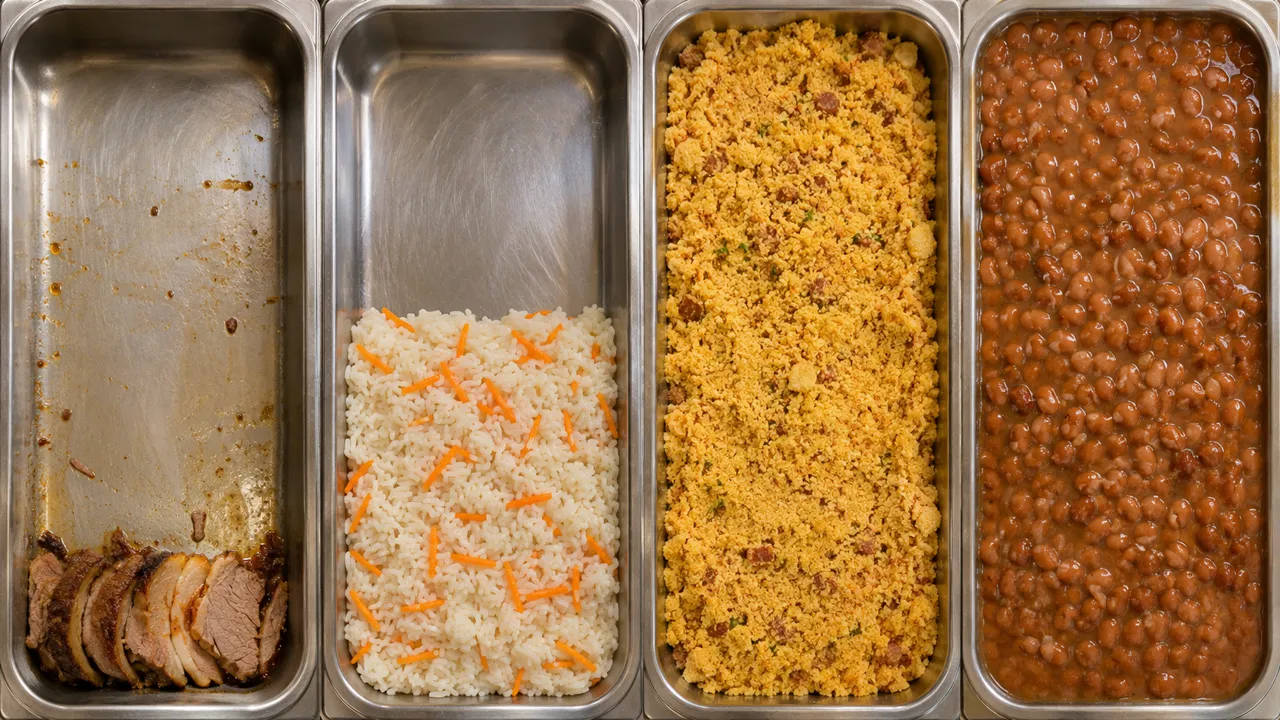
#> input picture site/img/cubas-exemplo.webp, 1280 x 720 px
$ python anotar_passo2.py ../site/img/cubas-exemplo.webp ../site/img/passo-1-mesas.webp
#> lines starting #> are read from the running program, lines starting #| are printed output that depends on the picture; after the words box and inside, x2 and y2 are one past the last pixel; in counts of white or black regions, pixels touching at a corner belong together
"""Imagem do passo 02: foto do prato (gerada por IA, sem marcações) com a leitura de cores REAL do site por cima.
Porta para Python a função classify() de site/js/prato.js e aplica no prato; as porcentagens da legenda saem desse cálculo.
Uso: python anotar_passo2.py <foto.png> <saida.jpg>"""
import sys, cv2, numpy as np
from PIL import Image, ImageDraw, ImageFont
foto, saida = sys.argv[1], sys.argv[2]
im = np.asarray(Image.open(foto).convert("RGB")).astype(np.float32); H, W = im.shape[:2]
# acha o prato: maior círculo claro (Hough)
g = cv2.medianBlur(cv2.cvtColor(im.astype(np.uint8), cv2.COLOR_RGB2GRAY), 7)
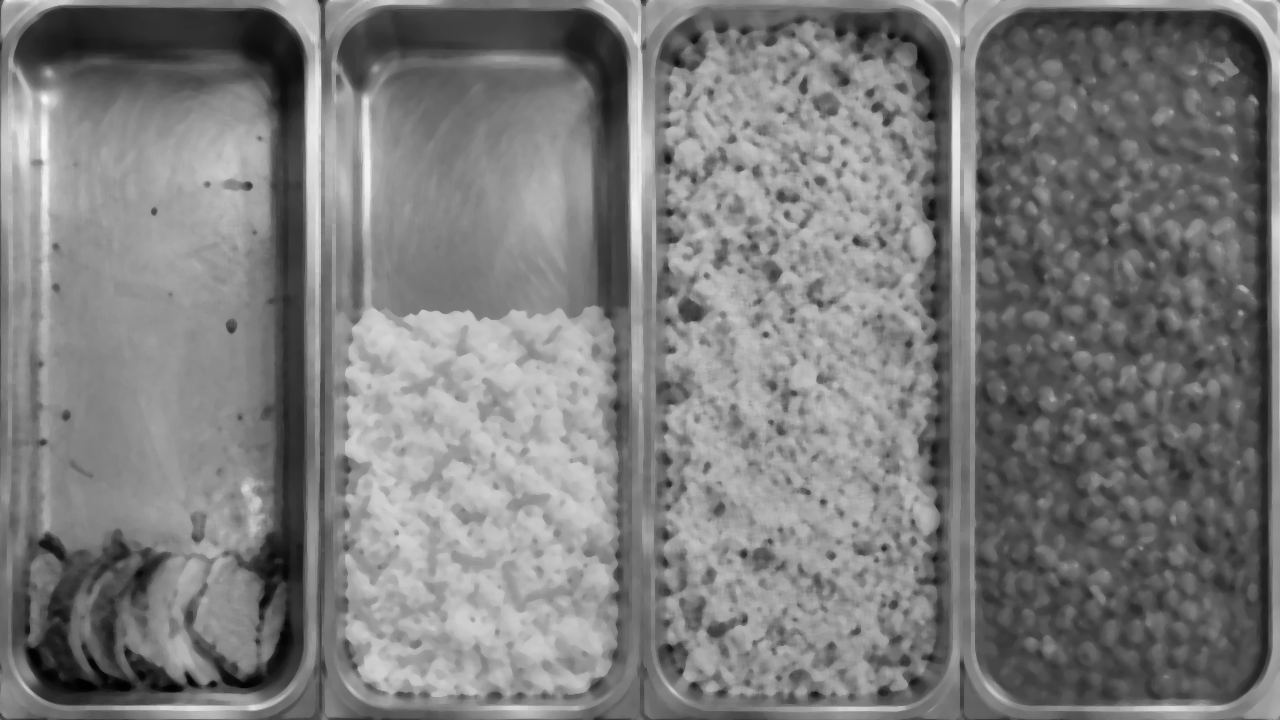
#> g: shape (720, 1280); min 1, max 250, mean 123.4
c = cv2.HoughCircles(g, cv2.HOUGH_GRADIENT, dp=1.5, minDist=W, param1=120, param2=60, minRadius=int(W * 0.30), maxRadius=int(W * 0.55))
#> c = [[653.2, 93.75, 625.5]]
assert c is not None, "prato não encontrado"
cx, cy, r = c[0][0]; r *= 0.92                                   # mesma ideia do RAIO_PCT = 92% do site
#> after `cx, cy, r = c[0][0]`: cx = 653.2; cy = 93.75; r = 625.5
#> after `r *= 0.92`: r = 575.5
print("prato:", int(cx), int(cy), int(r))
#| prato: 653 93 575
R, G, B = im[..., 0] / 255, im[..., 1] / 255, im[..., 2] / 255
mx = np.maximum(np.maximum(R, G), B); mn = np.minimum(np.minimum(R, G), B); d = mx - mn
h = np.zeros_like(mx); nz = d > 0
#> after `nz = d > 0`:
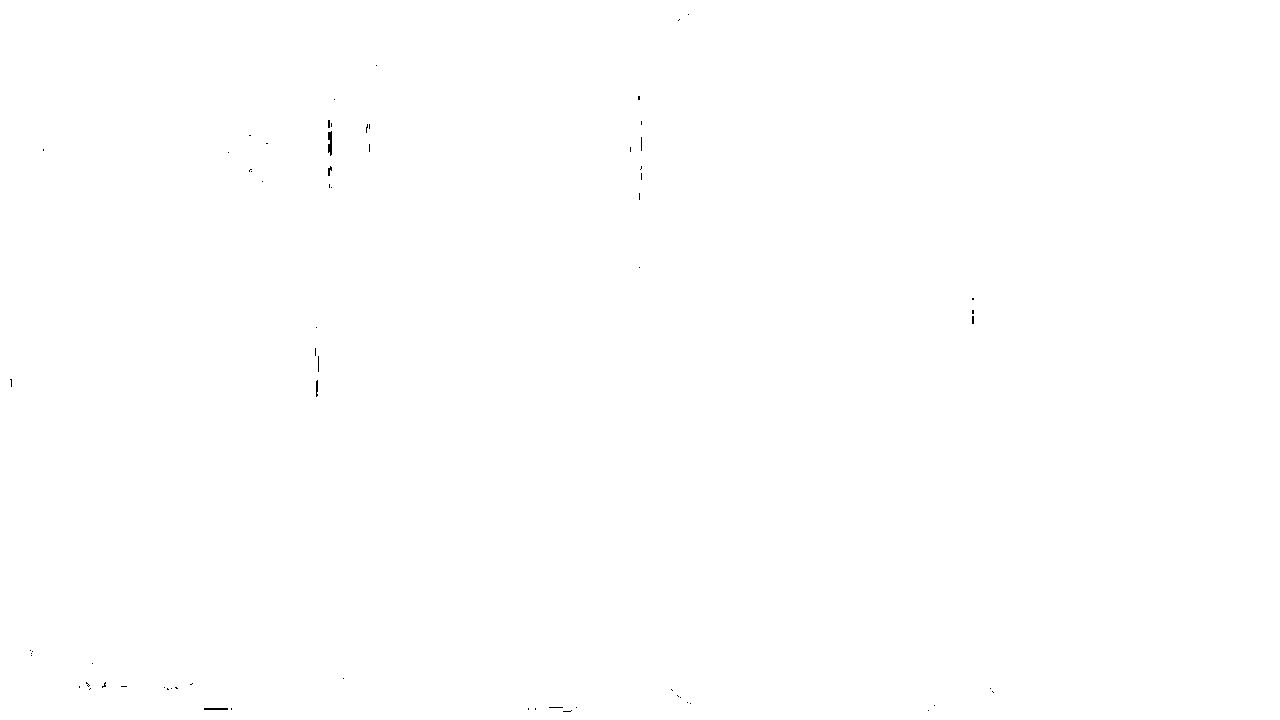
#> nz: shape (720, 1280) bool; 100% white; black in thin lines or dots, all inside (x1, y1, x2, y2) = (10, 14, 994, 712)
rm = nz & (mx == R); gm = nz & (mx == G) & ~rm; bm = nz & ~rm & ~gm
h[rm] = ((G - B)[rm] / d[rm]) % 6; h[gm] = (B - R)[gm] / d[gm] + 2; h[bm] = (R - G)[bm] / d[bm] + 4
#> after `h[bm] = (R - G)[bm] / d[bm] + 4`:
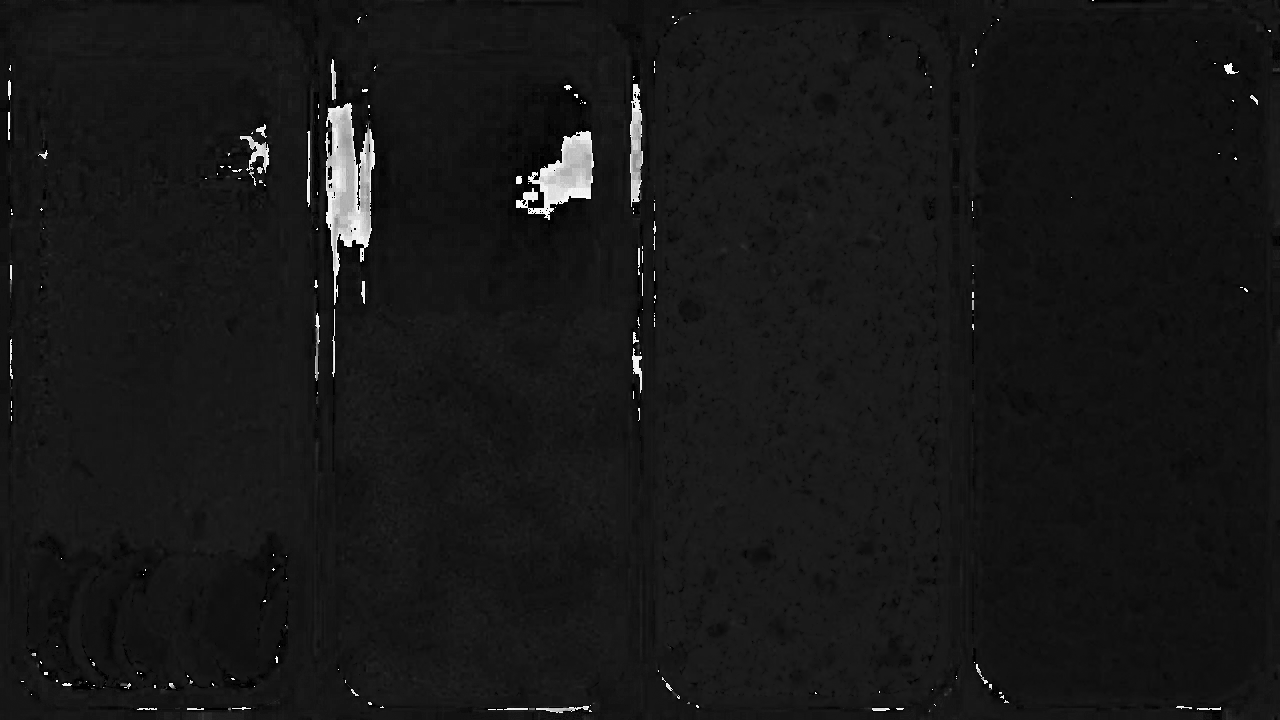
#> h: shape (720, 1280) float32; min 0, max 5.98, mean 0.561; drawn with min black and max white
h = (h * 60) % 360; s = np.where(mx > 0, d / np.maximum(mx, 1e-6), 0); v = mx
cls = np.full(mx.shape, -1)
cls[(s > .22) & (h >= 70) & (h <= 170)] = 2
m = (cls == -1) & (h >= 260) & (h < 345); cls[m] = 3
m = (cls == -1) & (h >= 36) & (h < 70) & (s > .18); cls[m] = 1
m = (cls == -1) & ((h < 36) | (h >= 345)) & (s > .3); cls[m & (v < .62)] = 0; cls[m & (v >= .62)] = 3
m = (cls == -1) & (s > .2); cls[m & (v < .7)] = 0; cls[m & (v >= .7)] = 3     # resto do ramo final do classify()
cls[v < 0.12] = -1; cls[(s < .12) & (v > .62)] = -1
yy, xx = np.mgrid[0:H, 0:W]; dentro = (xx - cx) ** 2 + (yy - cy) ** 2 <= r * r
cls[~dentro] = -1
CORES = np.array([[196, 85, 45], [233, 196, 106], [61, 174, 106], [192, 86, 128]], np.float32)
out = im.copy()
for k in range(4):
    mk = cls == k; out[mk] = im[mk] * 0.45 + CORES[k] * 0.55
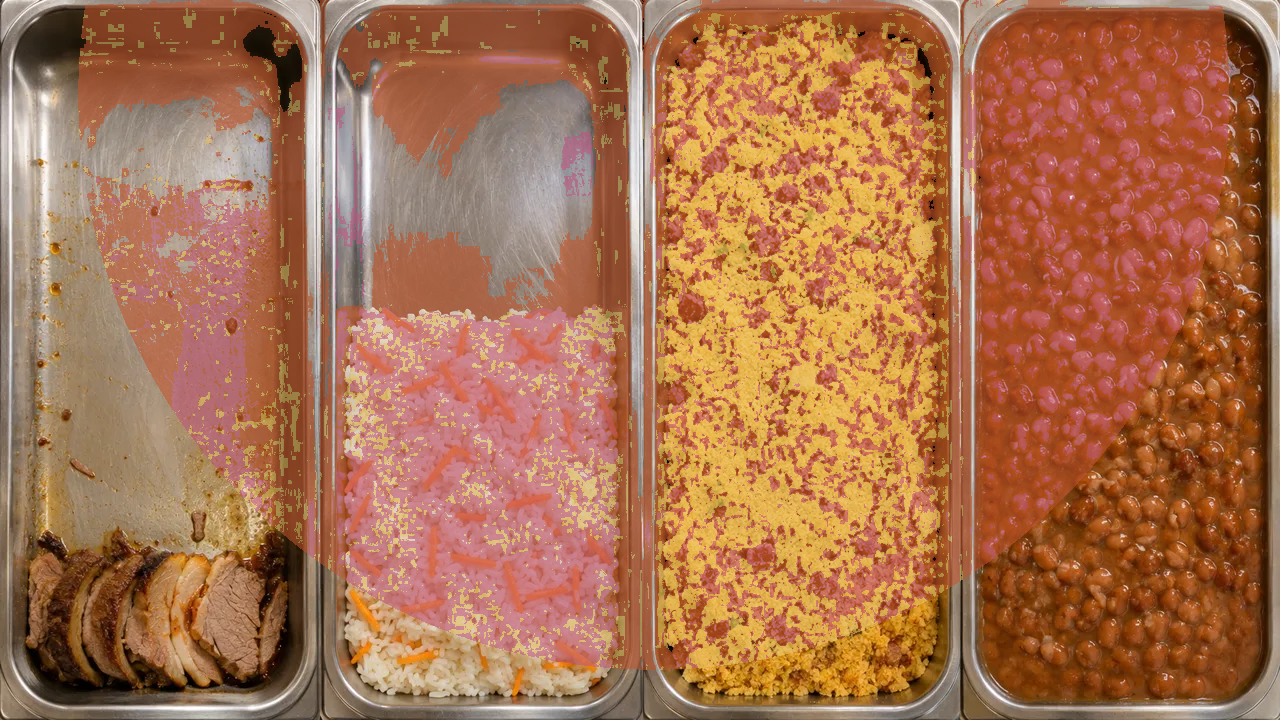
#> out: shape (720, 1280, 3) float32; mean R, G, B 170, 114.1, 79.3
n = np.array([(cls == k).sum() for k in range(4)], float); share = n / max(n.sum(), 1)
print("carne %.0f%% carboidrato %.0f%% salada %.0f%% outros %.0f%%" % tuple(share * 100))
img = Image.fromarray(out.astype(np.uint8)); dr = ImageDraw.Draw(img)
dr.ellipse([cx - r, cy - r, cx + r, cy + r], outline=(255, 90, 31), width=5)
f = ImageFont.truetype("C:/Windows/Fonts/arial.ttf", int(H * 0.034)); bar = Image.new("RGB", (W, int(H * 0.09)), (18, 18, 18)); db = ImageDraw.Draw(bar); x = 24
for k, nome in enumerate(("Carne", "Carboidrato", "Salada", "Sobremesa/outros")):
    db.rectangle([x, bar.height * 0.3, x + 30, bar.height * 0.7], fill=tuple(int(c) for c in CORES[k])); t = f"{nome} {share[k]*100:.0f}%"
    db.text((x + 40, bar.height * 0.22), t, font=f, fill=(235, 235, 235)); x += 40 + int(db.textlength(t, font=f)) + 36
#> this loop made 4 passes
#> x on passes 1 to 4: 231, 509, 711, 1066
#> after the loop, x = 1066
# recorte 4:3 no total (foto + barra), tirando o excesso do topo (só madeira)
alvo = int(W * 3 / 4) - bar.height; corte = max(0, H - alvo)
img = img.crop((0, corte, W, H)); final = Image.new("RGB", (W, img.height + bar.height)); final.paste(img, (0, 0)); final.paste(bar, (0, img.height)); final.save(saida, quality=92); print(final.size)
#> after `final.paste(img, (0, 0))`:
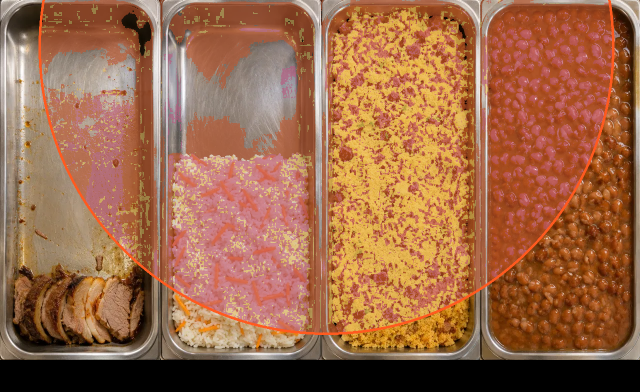
#> final: PIL image 1280x784 RGB (shown at 1/2 size); mean R, G, B 156.6, 104.3, 72.1
#> after `final.paste(bar, (0, img.height))`:
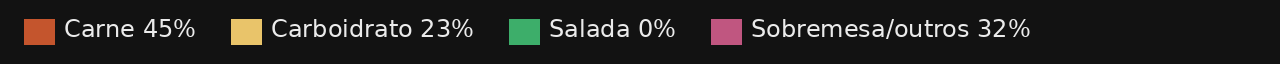
#> bar: PIL image 1280x64 RGB; mean R, G, B 33.7, 32.3, 30.8
#| (1280, 784)

$ run again, on site/img/passo-3-cubas.webp
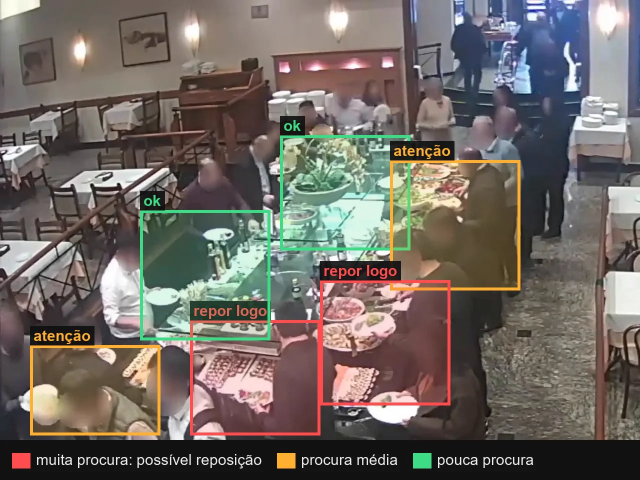
#> input picture site/img/passo-3-cubas.webp, 1280 x 960 px (shown at 1/2 size)
#> c = [[816.8, 746.2, 440.7]]
#> cx = 816.8; cy = 746.2; r = 440.7
#> r = 405.4
#| prato: 816 746 405
#> `nz = d > 0`:
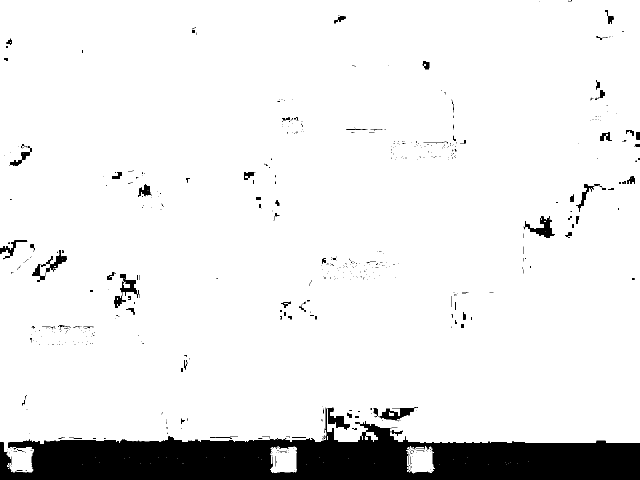
#> nz: shape (960, 1280) bool (shown at 1/2 size); 91.3% white; 529 black regions (441 under 20 px), largest, box (x1, y1, x2, y2) and area: (0, 815, 1280, 960) 94267, (1048, 432, 1110, 476) 1070, (228, 548, 279, 616) 1063
#> rm: shape (960, 1280) bool; 63.9% white; 390 black regions (305 under 20 px), largest, box (x1, y1, x2, y2) and area: (194, 224, 836, 691) 148252, (811, 0, 1280, 556) 145282, (0, 734, 1280, 960) 115943
#> gm: shape (960, 1280) bool; 13.6% white; 830 white regions (671 under 20 px), largest, box (x1, y1, x2, y2) and area: (255, 266, 828, 683) 127813, (786, 326, 848, 503) 7043, (1196, 548, 1280, 640) 3775
#> bm: shape (960, 1280) bool; 13.8% white; 451 white regions (352 under 20 px), largest, box (x1, y1, x2, y2) and area: (811, 0, 1280, 474) 133427, (0, 734, 127, 888) 7679, (480, 322, 559, 418) 3702
#> dentro: shape (960, 1280) bool; 34.4% white; 1 white region, box (x1, y1, x2, y2) and area: (412, 341, 1223, 960) 422797
#> the loop `for k, nome in enumerate(("Carne", "Carboidrato", "Salada", "Sobremesa..` made 4 passes
#> x on passes 1 to 4: 275, 621, 886, 1334
#> after the loop `for k, nome in enumerate(("Carne", "Carboidrato", "Salada", "Sobremesa..`: x = 1334
#> final: PIL image 1280x960 RGB; every value is 0
#> `final.paste(bar, (0, img.height))`:
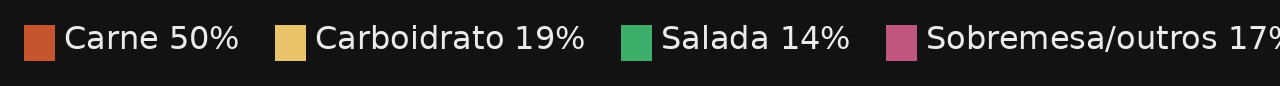
#> bar: PIL image 1280x86 RGB; mean R, G, B 37.5, 36.1, 34.5
#| (1280, 960)
